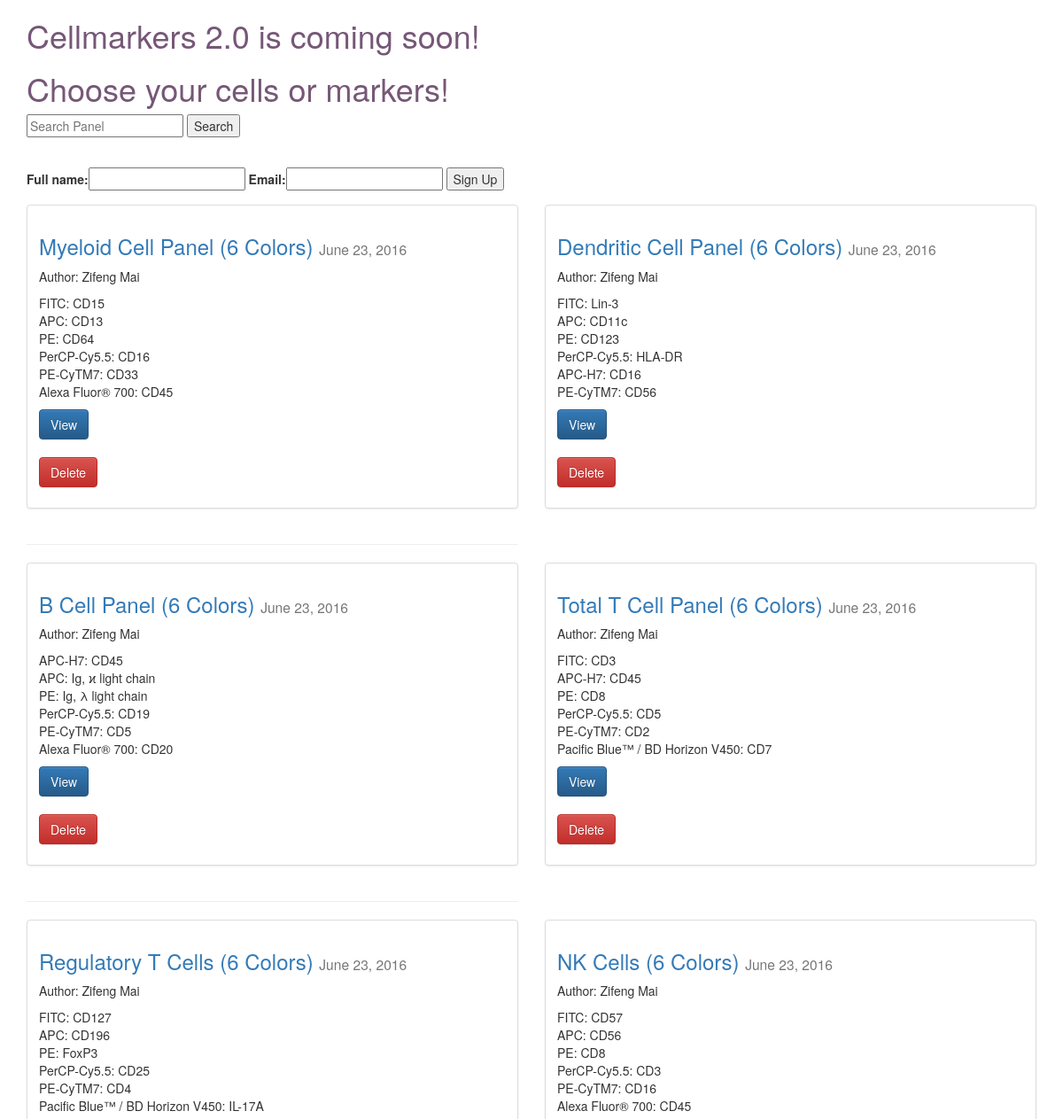
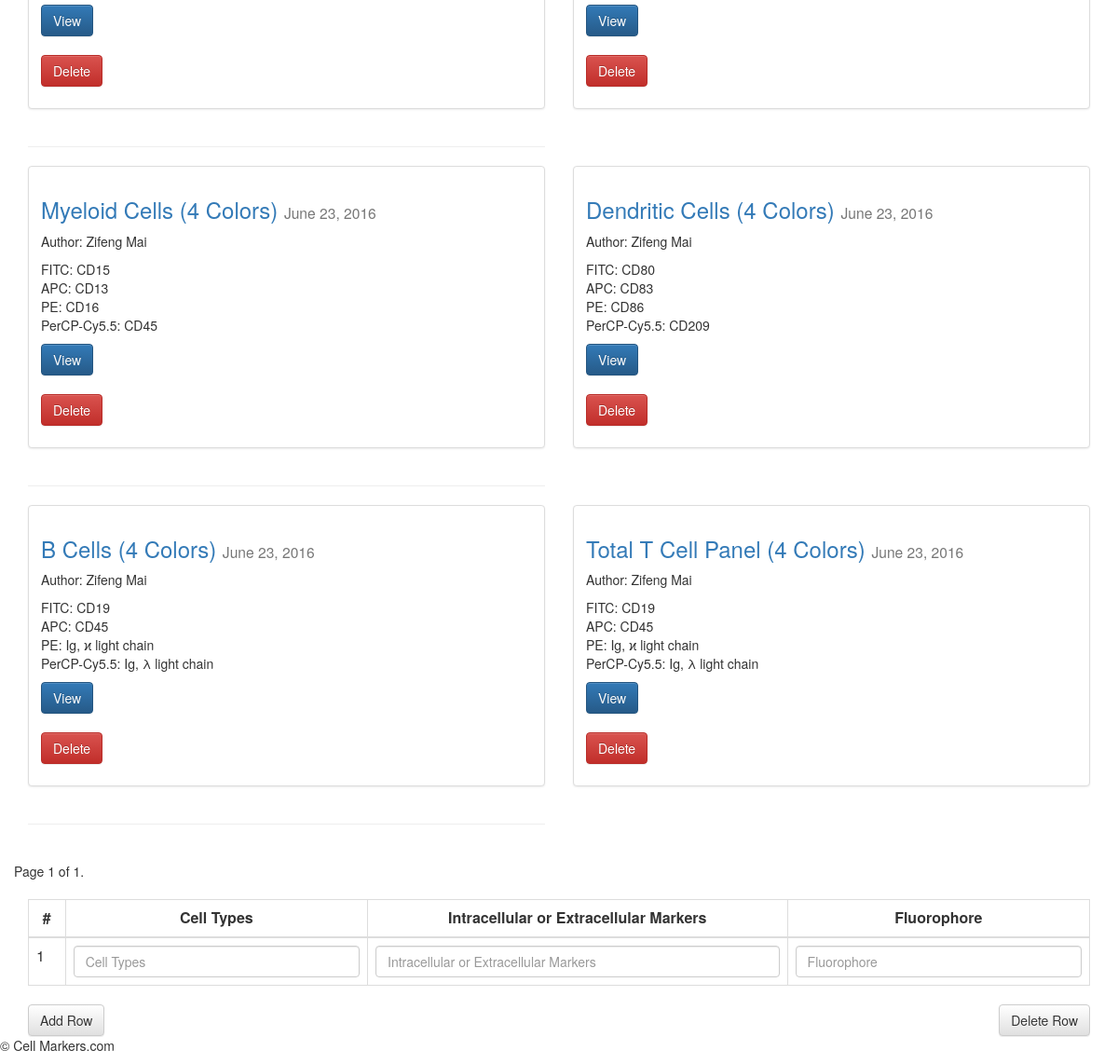
The page / on the database its author committed (2 pictures, top to bottom).
### panel/models.py (models this page shows, shortened)
class panel(models.Model):
	user = models.ForeignKey(settings.AUTH_USER_MODEL, default=1)
	title = models.CharField(max_length = 120)
	slug = models.SlugField(unique=True)
	image = models.ImageField(upload_to=upload_location,
			null=True,
			blank=True,
			width_field="width_field",
			height_field="height_field")
	height_field = models.IntegerField(default=0)
	width_field = models.IntegerField(default=0)
	description = models.TextField()
	draft = models.BooleanField(default=False)
	publish = models.DateField(auto_now=False, auto_now_add=False)
	updated = models.DateTimeField(auto_now=True, auto_now_add=False)
	timestamp = models.DateTimeField(auto_now=False, auto_now_add=True)
	objects = panel_manager()
	cells = models.CharField(max_length=50, choices=celltype.cell_types())
	markers = models.CharField(max_length = 120, default=[display[1] for display in ablist.total_t_cell_list()], editable=True)
	def get_absolute_url(self):
		return reverse("panel:detail", kwargs={"slug": self.slug})
	class Meta:
		ordering = ["-timestamp", "-updated"]

### panel/views.py (the view, shortened to what this page needs)
# urls.py: url(r'^$', panel_list, name="list"),
def panel_list(request): # list items
	today = timezone.now().date()
	sign_up_form = SignUpForm()
	queryset_list = panel.objects.active()
	if request.user.is_staff or request.user.is_superuser:
		queryset_list = panel.objects.all()
	query = request.GET.get('q')
	paginator = Paginator(queryset_list, 25) # Show 25 queryset per page
	page_request_var = "page"
	page = request.GET.get(page_request_var)
	try:
		queryset = paginator.page(page)
	except PageNotAnInteger:
		queryset = paginator.page(1)
	except EmptyPage:
		queryset = paginator.page(paginator.num_pages)
	context = {
		"object_list": queryset,
		"title": "List",
		"page_request_var":page_request_var,
		"today": today,
		"sign_up_form": sign_up_form
	}
	return render(request, "panel_list.html", context)

### panel/forms.py (shortened to what this page needs)
class SignUpForm(forms.ModelForm):
	class Meta:
		model = SignUp
		fields = ['full_name','email']

### panel/models.py (called while the page is built)
	def active(self, *args, **kwargs):
		return super(panel_manager, self).filter(draft=False)#.filter(publish__lte=timezone.now())

### templates/panel_list.html (shortened to what this page needs)
{% extends "base.html" %}
{% block content %}
<h1>Cellmarkers 2.0 is coming soon!</h1>
<h1>Choose your cells or markers!</h1>
<form method='GET' action=''>
  <input type='text' name='q' placeholder='Search Panel' value='{{ request.GET.q }}'/>
  <input type='submit' value='Search' />
</form> <br/>
<form method='POST' action=''> {% csrf_token %}
{{ sign_up_form }}
<input type='submit' value='Sign Up' />
</form>
<div class="row">
{% for obj in object_list %}
  <div class="col-sm-6">
    <div class="thumbnail">
      <div class="caption">
        <h3><a href='{{ obj.get_absolute_url }}'>{{ obj.title }}</a> <small> {{obj.publish}} </small> </h3>
        {% if obj.user.get_full_name %}<p>Author: {{ obj.user.get_full_name }}</p>{% endif %}
        <p>{{obj.description|linebreaks|truncatechars:150}}</p>
        <p><a href="{{ obj.get_absolute_url }}" class="btn btn-primary" role="button">View</a>
           <br/><br/>
           <a href="{{ obj.get_absolute_url}}delete" class="btn btn-danger" role="button">Delete</a></p>
      </div>
    </div>
  </div>
{% cycle "" "<div class='col-sm-6'><hr/></div></div><div class='row'>" %}
{% endfor %}
<div class="pagination">
    <span class="step-links">
        <span class="current">
            Page {{ object_list.number }} of {{ object_list.paginator.num_pages }}.
        </span>
    </span>
</div>
<div class="container">
    <div class="row clearfix">
		<div class="col-md-12 column">
			<table class="table table-bordered table-hover" id="tab_logic">
				<thead>
					<tr >
						<th class="text-center">
							#
						</th>
						<th class="text-center">
							Cell Types
						</th>
						<th class="text-center">
							Intracellular or Extracellular Markers
						</th>
						<th class="text-center">
							Fluorophore
						</th>
					</tr>
				</thead>
				<tbody>
					<tr id='addr0'>
						<td>
						 1
						</td>
						<td>
						<input type="text" name='name0'  placeholder='Cell Types' class="form-control"/>
						</td>
						<td>
						<input type="text" name='mail0' placeholder='Intracellular or Extracellular Markers' class="form-control"/>
						</td>
						<td>
						<input type="text" name='mobile0' placeholder='Fluorophore' class="form-control"/>
						</td>
					</tr>
				</tbody>
			</table>
		</div>
	</div>
	<a id="add_row" class="btn btn-default pull-left">Add Row</a><a id='delete_row' class="pull-right btn btn-default">Delete Row</a>
</div>
</div>
{% endblock content %}

### templates/base.html (shortened to what this page needs)
{% load staticfiles %}
<html lang="en">
<head>
{% include "head_css.html" %}
<link rel='stylesheet' href='{% static "/css/base.css" %}' />
</head>
<body>
<div class="container">
{% block content %}
{% endblock content %}
</div>
<footer>
<p>&copy;  Cell Markers.com</p>
</footer>
</body>
</html>

### templates/head_css.html (shortened to what this page needs)
{% load staticfiles %}
<link rel="stylesheet" href="https://maxcdn.bootstrapcdn.com/bootstrap/3.3.6/css/bootstrap.min.css">
<link rel="stylesheet" href="https://maxcdn.bootstrapcdn.com/bootstrap/3.3.6/css/bootstrap-theme.min.css">

### templates/javascript.html (shortened to what this page needs)
{% load staticfiles %}

### static/css/base.css (style rules this page uses)
h1 { color: #765777; }

### rows shown on the page
panel: title "Myeloid Cell Panel (6 Colors)", publish "June 23, 2016", user.get_full_name "Zifeng Mai", description "FITC: CD15 APC: CD13 PE: CD64 PerCP-Cy5.5: CD16 PE-CyTM7: CD33 Alexa Fluor® 700: CD45"
panel: title "Dendritic Cell Panel (6 Colors)", publish "June 23, 2016", user.get_full_name "Zifeng Mai", description "FITC: Lin-3 APC: CD11c PE: CD123 PerCP-Cy5.5: HLA-DR APC-H7: CD16 PE-CyTM7: CD56"
panel: title "B Cell Panel (6 Colors)", publish "June 23, 2016", user.get_full_name "Zifeng Mai", description "APC-H7: CD45 APC: Ig, ϰ light chain PE: Ig, λ light chain PerCP-Cy5.5: CD19 PE-CyTM7: CD5 Alexa Fluor® 700: CD20"
panel: title "Total T Cell Panel (6 Colors)", publish "June 23, 2016", user.get_full_name "Zifeng Mai", description "FITC: CD3 APC-H7: CD45 PE: CD8 PerCP-Cy5.5: CD5 PE-CyTM7: CD2 Pacific Blue™ / BD Horizon V450: CD7"
panel: title "Regulatory T Cells (6 Colors)", publish "June 23, 2016", user.get_full_name "Zifeng Mai", description "FITC: CD127 APC: CD196 PE: FoxP3 PerCP-Cy5.5: CD25 PE-CyTM7: CD4 Pacific Blue™ / BD Horizon V450: IL-17A"
panel: title "NK Cells (6 Colors)", publish "June 23, 2016", user.get_full_name "Zifeng Mai", description "FITC: CD57 APC: CD56 PE: CD8 PerCP-Cy5.5: CD3 PE-CyTM7: CD16 Alexa Fluor® 700: CD45"
panel: title "Myeloid Cells (4 Colors)", publish "June 23, 2016", user.get_full_name "Zifeng Mai", description "FITC: CD15 APC: CD13 PE: CD16 PerCP-Cy5.5: CD45"
panel: title "Dendritic Cells (4 Colors)", publish "June 23, 2016", user.get_full_name "Zifeng Mai", description "FITC: CD80 APC: CD83 PE: CD86 PerCP-Cy5.5: CD209"
panel: title "B Cells (4 Colors)", publish "June 23, 2016", user.get_full_name "Zifeng Mai", description "FITC: CD19 APC: CD45 PE: Ig, ϰ light chain PerCP-Cy5.5: Ig, λ light chain"
panel: title "Total T Cell Panel (4 Colors)", publish "June 23, 2016", user.get_full_name "Zifeng Mai", description "FITC: CD19 APC: CD45 PE: Ig, ϰ light chain PerCP-Cy5.5: Ig, λ light chain"

### other values the page prints
{{ object_list.number }} "1"
{{ object_list.paginator.num_pages }} "1"
